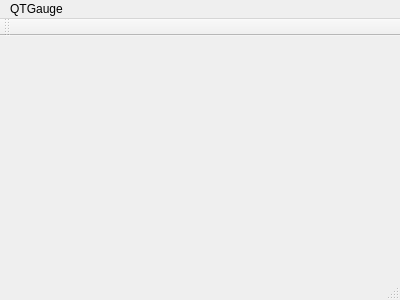
<?xml version="1.0" encoding="UTF-8"?>
<ui version="4.0">
 <class>MainWindow</class>
 <widget class="QMainWindow" name="MainWindow">
  <property name="geometry">
   <rect>
    <x>0</x>
    <y>0</y>
    <width>400</width>
    <height>300</height>
   </rect>
  </property>
  <property name="windowTitle">
   <string>MainWindow</string>
  </property>
  <widget class="QWidget" name="centralWidget"/>
  <widget class="QMenuBar" name="menuBar">
   <property name="geometry">
    <rect>
     <x>0</x>
     <y>0</y>
     <width>400</width>
     <height>28</height>
    </rect>
   </property>
   <widget class="QMenu" name="menuQTGauge">
    <property name="title">
     <string>QTGauge</string>
    </property>
   </widget>
   <addaction name="menuQTGauge"/>
  </widget>
  <widget class="QToolBar" name="mainToolBar">
   <attribute name="toolBarArea">
    <enum>TopToolBarArea</enum>
   </attribute>
   <attribute name="toolBarBreak">
    <bool>false</bool>
   </attribute>
  </widget>
  <widget class="QStatusBar" name="statusBar"/>
 </widget>
 <layoutdefault spacing="6" margin="11"/>
 <resources/>
 <connections/>
</ui>
